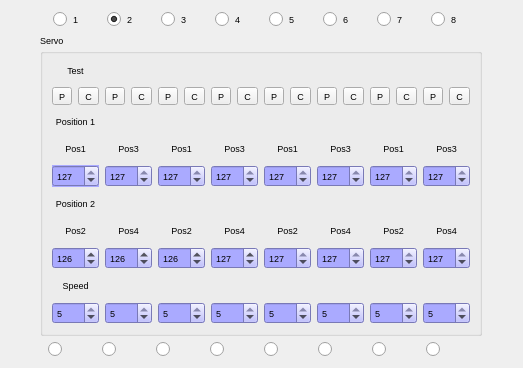
<?xml version="1.0" encoding="UTF-8"?>
<ui version="4.0">
 <class>ServoWidget</class>
 <widget class="QWidget" name="ServoWidget">
  <property name="geometry">
   <rect>
    <x>0</x>
    <y>0</y>
    <width>523</width>
    <height>368</height>
   </rect>
  </property>
  <property name="font">
   <font>
    <pointsize>7</pointsize>
   </font>
  </property>
  <property name="windowTitle">
   <string>Form</string>
  </property>
  <layout class="QGridLayout" name="gridLayout_2">
   <item row="0" column="0">
    <layout class="QHBoxLayout" name="horizontalLayout">
     <item>
      <widget class="QRadioButton" name="rbNotUsed1">
       <property name="maximumSize">
        <size>
         <width>35</width>
         <height>16777215</height>
        </size>
       </property>
       <property name="text">
        <string>1</string>
       </property>
       <property name="checked">
        <bool>false</bool>
       </property>
       <property name="autoExclusive">
        <bool>false</bool>
       </property>
      </widget>
     </item>
     <item>
      <widget class="QRadioButton" name="rbNotUsed2">
       <property name="maximumSize">
        <size>
         <width>35</width>
         <height>16777215</height>
        </size>
       </property>
       <property name="text">
        <string>2</string>
       </property>
       <property name="checked">
        <bool>true</bool>
       </property>
       <property name="autoExclusive">
        <bool>false</bool>
       </property>
      </widget>
     </item>
     <item>
      <widget class="QRadioButton" name="rbNotUsed3">
       <property name="maximumSize">
        <size>
         <width>35</width>
         <height>16777215</height>
        </size>
       </property>
       <property name="text">
        <string>3</string>
       </property>
       <property name="checked">
        <bool>false</bool>
       </property>
      </widget>
     </item>
     <item>
      <widget class="QRadioButton" name="rbNotUsed4">
       <property name="maximumSize">
        <size>
         <width>35</width>
         <height>16777215</height>
        </size>
       </property>
       <property name="text">
        <string>4</string>
       </property>
      </widget>
     </item>
     <item>
      <widget class="QRadioButton" name="rbNotUsed5">
       <property name="maximumSize">
        <size>
         <width>35</width>
         <height>16777215</height>
        </size>
       </property>
       <property name="text">
        <string>5</string>
       </property>
      </widget>
     </item>
     <item>
      <widget class="QRadioButton" name="rbNotUsed6">
       <property name="maximumSize">
        <size>
         <width>35</width>
         <height>16777215</height>
        </size>
       </property>
       <property name="text">
        <string>6</string>
       </property>
      </widget>
     </item>
     <item>
      <widget class="QRadioButton" name="rbNotUsed7">
       <property name="maximumSize">
        <size>
         <width>35</width>
         <height>16777215</height>
        </size>
       </property>
       <property name="text">
        <string>7</string>
       </property>
      </widget>
     </item>
     <item>
      <widget class="QRadioButton" name="rbNotUsed8">
       <property name="maximumSize">
        <size>
         <width>35</width>
         <height>16777215</height>
        </size>
       </property>
       <property name="text">
        <string>8</string>
       </property>
      </widget>
     </item>
    </layout>
   </item>
   <item row="1" column="0">
    <widget class="QGroupBox" name="gbServo">
     <property name="title">
      <string>Servo</string>
     </property>
     <property name="flat">
      <bool>true</bool>
     </property>
     <layout class="QGridLayout" name="gridLayout">
      <item row="0" column="0">
       <widget class="QLabel" name="label_2">
        <property name="text">
         <string>Test</string>
        </property>
        <property name="alignment">
         <set>Qt::AlignCenter</set>
        </property>
       </widget>
      </item>
      <item row="1" column="0">
       <layout class="QHBoxLayout" name="horizontalLayout_3">
        <item>
         <widget class="QToolButton" name="btnTest1">
          <property name="text">
           <string>P</string>
          </property>
         </widget>
        </item>
        <item>
         <widget class="QToolButton" name="btnCenter1">
          <property name="toolTip">
           <string>Click to Center Servo</string>
          </property>
          <property name="text">
           <string>C</string>
          </property>
         </widget>
        </item>
       </layout>
      </item>
      <item row="1" column="1">
       <layout class="QHBoxLayout" name="horizontalLayout_4">
        <item>
         <widget class="QToolButton" name="btnTest2">
          <property name="text">
           <string>P</string>
          </property>
         </widget>
        </item>
        <item>
         <widget class="QToolButton" name="btnCenter2">
          <property name="toolTip">
           <string>Click to Center Servo</string>
          </property>
          <property name="text">
           <string>C</string>
          </property>
         </widget>
        </item>
       </layout>
      </item>
      <item row="1" column="2">
       <layout class="QHBoxLayout" name="horizontalLayout_5">
        <item>
         <widget class="QToolButton" name="btnTest3">
          <property name="text">
           <string>P</string>
          </property>
         </widget>
        </item>
        <item>
         <widget class="QToolButton" name="btnCenter3">
          <property name="toolTip">
           <string>Click to Center Servo</string>
          </property>
          <property name="text">
           <string>C</string>
          </property>
         </widget>
        </item>
       </layout>
      </item>
      <item row="1" column="3">
       <layout class="QHBoxLayout" name="horizontalLayout_6">
        <item>
         <widget class="QToolButton" name="btnTest4">
          <property name="text">
           <string>P</string>
          </property>
         </widget>
        </item>
        <item>
         <widget class="QToolButton" name="btnCenter4">
          <property name="toolTip">
           <string>Click to Center Servo</string>
          </property>
          <property name="text">
           <string>C</string>
          </property>
         </widget>
        </item>
       </layout>
      </item>
      <item row="1" column="4">
       <layout class="QHBoxLayout" name="horizontalLayout_7">
        <item>
         <widget class="QToolButton" name="btnTest5">
          <property name="text">
           <string>P</string>
          </property>
         </widget>
        </item>
        <item>
         <widget class="QToolButton" name="btnCenter5">
          <property name="toolTip">
           <string>Click to Center Servo</string>
          </property>
          <property name="text">
           <string>C</string>
          </property>
         </widget>
        </item>
       </layout>
      </item>
      <item row="1" column="5">
       <layout class="QHBoxLayout" name="horizontalLayout_8">
        <item>
         <widget class="QToolButton" name="btnTest6">
          <property name="text">
           <string>P</string>
          </property>
         </widget>
        </item>
        <item>
         <widget class="QToolButton" name="btnCenter6">
          <property name="toolTip">
           <string>Click to Center Servo</string>
          </property>
          <property name="text">
           <string>C</string>
          </property>
         </widget>
        </item>
       </layout>
      </item>
      <item row="1" column="6">
       <layout class="QHBoxLayout" name="horizontalLayout_9">
        <item>
         <widget class="QToolButton" name="btnTest7">
          <property name="text">
           <string>P</string>
          </property>
         </widget>
        </item>
        <item>
         <widget class="QToolButton" name="btnCenter7">
          <property name="toolTip">
           <string>Click to Center Servo</string>
          </property>
          <property name="text">
           <string>C</string>
          </property>
         </widget>
        </item>
       </layout>
      </item>
      <item row="1" column="7">
       <layout class="QHBoxLayout" name="horizontalLayout_10">
        <item>
         <widget class="QToolButton" name="btnTest8">
          <property name="text">
           <string>P</string>
          </property>
         </widget>
        </item>
        <item>
         <widget class="QToolButton" name="btnCenter8">
          <property name="toolTip">
           <string>Click to Center Servo</string>
          </property>
          <property name="text">
           <string>C</string>
          </property>
         </widget>
        </item>
       </layout>
      </item>
      <item row="2" column="0">
       <widget class="QLabel" name="lblServo1">
        <property name="text">
         <string>Position 1</string>
        </property>
        <property name="alignment">
         <set>Qt::AlignCenter</set>
        </property>
       </widget>
      </item>
      <item row="3" column="0">
       <widget class="QLabel" name="lbl11">
        <property name="text">
         <string>Pos1</string>
        </property>
        <property name="alignment">
         <set>Qt::AlignCenter</set>
        </property>
       </widget>
      </item>
      <item row="3" column="1">
       <widget class="QLabel" name="lbl12">
        <property name="text">
         <string>Pos3</string>
        </property>
        <property name="alignment">
         <set>Qt::AlignCenter</set>
        </property>
       </widget>
      </item>
      <item row="3" column="2">
       <widget class="QLabel" name="lbl13">
        <property name="text">
         <string>Pos1</string>
        </property>
        <property name="alignment">
         <set>Qt::AlignCenter</set>
        </property>
       </widget>
      </item>
      <item row="3" column="3">
       <widget class="QLabel" name="lbl14">
        <property name="text">
         <string>Pos3</string>
        </property>
        <property name="alignment">
         <set>Qt::AlignCenter</set>
        </property>
       </widget>
      </item>
      <item row="3" column="4">
       <widget class="QLabel" name="lbl15">
        <property name="text">
         <string>Pos1</string>
        </property>
        <property name="alignment">
         <set>Qt::AlignCenter</set>
        </property>
       </widget>
      </item>
      <item row="3" column="5">
       <widget class="QLabel" name="lbl16">
        <property name="text">
         <string>Pos3</string>
        </property>
        <property name="alignment">
         <set>Qt::AlignCenter</set>
        </property>
       </widget>
      </item>
      <item row="3" column="6">
       <widget class="QLabel" name="lbl17">
        <property name="text">
         <string>Pos1</string>
        </property>
        <property name="alignment">
         <set>Qt::AlignCenter</set>
        </property>
       </widget>
      </item>
      <item row="3" column="7">
       <widget class="QLabel" name="lbl18">
        <property name="text">
         <string>Pos3</string>
        </property>
        <property name="alignment">
         <set>Qt::AlignCenter</set>
        </property>
       </widget>
      </item>
      <item row="4" column="0">
       <widget class="QSpinBox" name="sbP11">
        <property name="font">
         <font>
          <pointsize>7</pointsize>
         </font>
        </property>
        <property name="autoFillBackground">
         <bool>true</bool>
        </property>
        <property name="styleSheet">
         <string notr="true">QSpinBox { background-color : rgb(170, 170, 255);}</string>
        </property>
        <property name="minimum">
         <number>1</number>
        </property>
        <property name="maximum">
         <number>127</number>
        </property>
        <property name="value">
         <number>127</number>
        </property>
       </widget>
      </item>
      <item row="4" column="1">
       <widget class="QSpinBox" name="sbP12">
        <property name="font">
         <font>
          <pointsize>7</pointsize>
         </font>
        </property>
        <property name="styleSheet">
         <string notr="true">QSpinBox { background-color : rgb(170, 170, 255);}</string>
        </property>
        <property name="minimum">
         <number>1</number>
        </property>
        <property name="maximum">
         <number>127</number>
        </property>
        <property name="value">
         <number>127</number>
        </property>
       </widget>
      </item>
      <item row="4" column="2">
       <widget class="QSpinBox" name="sbP13">
        <property name="font">
         <font>
          <pointsize>7</pointsize>
         </font>
        </property>
        <property name="styleSheet">
         <string notr="true">QSpinBox { background-color : rgb(170, 170, 255);}</string>
        </property>
        <property name="minimum">
         <number>1</number>
        </property>
        <property name="maximum">
         <number>127</number>
        </property>
        <property name="value">
         <number>127</number>
        </property>
       </widget>
      </item>
      <item row="4" column="3">
       <widget class="QSpinBox" name="sbP14">
        <property name="font">
         <font>
          <pointsize>7</pointsize>
         </font>
        </property>
        <property name="styleSheet">
         <string notr="true">QSpinBox { background-color : rgb(170, 170, 255);}</string>
        </property>
        <property name="minimum">
         <number>1</number>
        </property>
        <property name="maximum">
         <number>127</number>
        </property>
        <property name="value">
         <number>127</number>
        </property>
       </widget>
      </item>
      <item row="4" column="4">
       <widget class="QSpinBox" name="sbP15">
        <property name="font">
         <font>
          <pointsize>7</pointsize>
         </font>
        </property>
        <property name="styleSheet">
         <string notr="true">QSpinBox { background-color : rgb(170, 170, 255);}</string>
        </property>
        <property name="minimum">
         <number>1</number>
        </property>
        <property name="maximum">
         <number>127</number>
        </property>
        <property name="value">
         <number>127</number>
        </property>
       </widget>
      </item>
      <item row="4" column="5">
       <widget class="QSpinBox" name="sbP16">
        <property name="font">
         <font>
          <pointsize>7</pointsize>
         </font>
        </property>
        <property name="styleSheet">
         <string notr="true">QSpinBox { background-color : rgb(170, 170, 255);}</string>
        </property>
        <property name="minimum">
         <number>1</number>
        </property>
        <property name="maximum">
         <number>127</number>
        </property>
        <property name="value">
         <number>127</number>
        </property>
       </widget>
      </item>
      <item row="4" column="6">
       <widget class="QSpinBox" name="sbP17">
        <property name="font">
         <font>
          <pointsize>7</pointsize>
         </font>
        </property>
        <property name="styleSheet">
         <string notr="true">QSpinBox { background-color : rgb(170, 170, 255);}</string>
        </property>
        <property name="minimum">
         <number>1</number>
        </property>
        <property name="maximum">
         <number>127</number>
        </property>
        <property name="value">
         <number>127</number>
        </property>
       </widget>
      </item>
      <item row="4" column="7">
       <widget class="QSpinBox" name="sbP18">
        <property name="font">
         <font>
          <pointsize>7</pointsize>
         </font>
        </property>
        <property name="styleSheet">
         <string notr="true">QSpinBox { background-color : rgb(170, 170, 255);}</string>
        </property>
        <property name="minimum">
         <number>1</number>
        </property>
        <property name="maximum">
         <number>127</number>
        </property>
        <property name="value">
         <number>127</number>
        </property>
       </widget>
      </item>
      <item row="5" column="0">
       <widget class="QLabel" name="lblServo2">
        <property name="text">
         <string>Position 2</string>
        </property>
        <property name="alignment">
         <set>Qt::AlignCenter</set>
        </property>
       </widget>
      </item>
      <item row="6" column="0">
       <widget class="QLabel" name="lbl21">
        <property name="text">
         <string>Pos2</string>
        </property>
        <property name="alignment">
         <set>Qt::AlignCenter</set>
        </property>
       </widget>
      </item>
      <item row="6" column="1">
       <widget class="QLabel" name="lbl22">
        <property name="text">
         <string>Pos4</string>
        </property>
        <property name="alignment">
         <set>Qt::AlignCenter</set>
        </property>
       </widget>
      </item>
      <item row="6" column="2">
       <widget class="QLabel" name="lbl23">
        <property name="text">
         <string>Pos2</string>
        </property>
        <property name="alignment">
         <set>Qt::AlignCenter</set>
        </property>
       </widget>
      </item>
      <item row="6" column="3">
       <widget class="QLabel" name="lbl24">
        <property name="text">
         <string>Pos4</string>
        </property>
        <property name="alignment">
         <set>Qt::AlignCenter</set>
        </property>
       </widget>
      </item>
      <item row="6" column="4">
       <widget class="QLabel" name="lbl25">
        <property name="text">
         <string>Pos2</string>
        </property>
        <property name="alignment">
         <set>Qt::AlignCenter</set>
        </property>
       </widget>
      </item>
      <item row="6" column="5">
       <widget class="QLabel" name="lbl26">
        <property name="text">
         <string>Pos4</string>
        </property>
        <property name="alignment">
         <set>Qt::AlignCenter</set>
        </property>
       </widget>
      </item>
      <item row="6" column="6">
       <widget class="QLabel" name="lbl27">
        <property name="text">
         <string>Pos2</string>
        </property>
        <property name="alignment">
         <set>Qt::AlignCenter</set>
        </property>
       </widget>
      </item>
      <item row="6" column="7">
       <widget class="QLabel" name="lbl28">
        <property name="text">
         <string>Pos4</string>
        </property>
        <property name="alignment">
         <set>Qt::AlignCenter</set>
        </property>
       </widget>
      </item>
      <item row="7" column="0">
       <widget class="QSpinBox" name="sbP21">
        <property name="font">
         <font>
          <pointsize>7</pointsize>
         </font>
        </property>
        <property name="styleSheet">
         <string notr="true">QSpinBox { background-color : rgb(170, 170, 255);}</string>
        </property>
        <property name="minimum">
         <number>1</number>
        </property>
        <property name="maximum">
         <number>127</number>
        </property>
        <property name="value">
         <number>126</number>
        </property>
       </widget>
      </item>
      <item row="7" column="1">
       <widget class="QSpinBox" name="sbP22">
        <property name="font">
         <font>
          <pointsize>7</pointsize>
         </font>
        </property>
        <property name="styleSheet">
         <string notr="true">QSpinBox { background-color : rgb(170, 170, 255);}</string>
        </property>
        <property name="minimum">
         <number>1</number>
        </property>
        <property name="maximum">
         <number>127</number>
        </property>
        <property name="value">
         <number>126</number>
        </property>
       </widget>
      </item>
      <item row="7" column="2">
       <widget class="QSpinBox" name="sbP23">
        <property name="font">
         <font>
          <pointsize>7</pointsize>
         </font>
        </property>
        <property name="styleSheet">
         <string notr="true">QSpinBox { background-color : rgb(170, 170, 255);}</string>
        </property>
        <property name="minimum">
         <number>1</number>
        </property>
        <property name="maximum">
         <number>128</number>
        </property>
        <property name="value">
         <number>126</number>
        </property>
       </widget>
      </item>
      <item row="7" column="3">
       <widget class="QSpinBox" name="sbP24">
        <property name="font">
         <font>
          <pointsize>7</pointsize>
         </font>
        </property>
        <property name="styleSheet">
         <string notr="true">QSpinBox { background-color : rgb(170, 170, 255);}</string>
        </property>
        <property name="minimum">
         <number>1</number>
        </property>
        <property name="maximum">
         <number>128</number>
        </property>
        <property name="value">
         <number>127</number>
        </property>
       </widget>
      </item>
      <item row="7" column="4">
       <widget class="QSpinBox" name="sbP25">
        <property name="font">
         <font>
          <pointsize>7</pointsize>
         </font>
        </property>
        <property name="styleSheet">
         <string notr="true">QSpinBox { background-color : rgb(170, 170, 255);}</string>
        </property>
        <property name="minimum">
         <number>1</number>
        </property>
        <property name="maximum">
         <number>127</number>
        </property>
        <property name="value">
         <number>127</number>
        </property>
       </widget>
      </item>
      <item row="7" column="5">
       <widget class="QSpinBox" name="sbP26">
        <property name="font">
         <font>
          <pointsize>7</pointsize>
         </font>
        </property>
        <property name="styleSheet">
         <string notr="true">QSpinBox { background-color : rgb(170, 170, 255);}</string>
        </property>
        <property name="minimum">
         <number>1</number>
        </property>
        <property name="maximum">
         <number>127</number>
        </property>
        <property name="value">
         <number>127</number>
        </property>
       </widget>
      </item>
      <item row="7" column="6">
       <widget class="QSpinBox" name="sbP27">
        <property name="font">
         <font>
          <pointsize>7</pointsize>
         </font>
        </property>
        <property name="styleSheet">
         <string notr="true">QSpinBox { background-color : rgb(170, 170, 255);}</string>
        </property>
        <property name="minimum">
         <number>1</number>
        </property>
        <property name="maximum">
         <number>127</number>
        </property>
        <property name="value">
         <number>127</number>
        </property>
       </widget>
      </item>
      <item row="7" column="7">
       <widget class="QSpinBox" name="sbP28">
        <property name="font">
         <font>
          <pointsize>7</pointsize>
         </font>
        </property>
        <property name="styleSheet">
         <string notr="true">QSpinBox { background-color : rgb(170, 170, 255);}</string>
        </property>
        <property name="minimum">
         <number>1</number>
        </property>
        <property name="maximum">
         <number>127</number>
        </property>
        <property name="value">
         <number>127</number>
        </property>
       </widget>
      </item>
      <item row="8" column="0">
       <widget class="QLabel" name="lblServoSpeed">
        <property name="text">
         <string>Speed</string>
        </property>
        <property name="alignment">
         <set>Qt::AlignCenter</set>
        </property>
       </widget>
      </item>
      <item row="9" column="0">
       <widget class="QSpinBox" name="sbS1">
        <property name="font">
         <font>
          <pointsize>7</pointsize>
         </font>
        </property>
        <property name="styleSheet">
         <string notr="true">QSpinBox { background-color : rgb(170, 170, 255);}</string>
        </property>
        <property name="minimum">
         <number>0</number>
        </property>
        <property name="maximum">
         <number>5</number>
        </property>
        <property name="value">
         <number>5</number>
        </property>
       </widget>
      </item>
      <item row="9" column="1">
       <widget class="QSpinBox" name="sbS2">
        <property name="font">
         <font>
          <pointsize>7</pointsize>
         </font>
        </property>
        <property name="styleSheet">
         <string notr="true">QSpinBox { background-color : rgb(170, 170, 255);}</string>
        </property>
        <property name="minimum">
         <number>0</number>
        </property>
        <property name="maximum">
         <number>5</number>
        </property>
        <property name="value">
         <number>5</number>
        </property>
       </widget>
      </item>
      <item row="9" column="2">
       <widget class="QSpinBox" name="sbS3">
        <property name="font">
         <font>
          <pointsize>7</pointsize>
         </font>
        </property>
        <property name="styleSheet">
         <string notr="true">QSpinBox { background-color : rgb(170, 170, 255);}</string>
        </property>
        <property name="minimum">
         <number>0</number>
        </property>
        <property name="maximum">
         <number>5</number>
        </property>
        <property name="value">
         <number>5</number>
        </property>
       </widget>
      </item>
      <item row="9" column="3">
       <widget class="QSpinBox" name="sbS4">
        <property name="font">
         <font>
          <pointsize>7</pointsize>
         </font>
        </property>
        <property name="styleSheet">
         <string notr="true">QSpinBox { background-color : rgb(170, 170, 255);}</string>
        </property>
        <property name="minimum">
         <number>0</number>
        </property>
        <property name="maximum">
         <number>5</number>
        </property>
        <property name="value">
         <number>5</number>
        </property>
       </widget>
      </item>
      <item row="9" column="4">
       <widget class="QSpinBox" name="sbS5">
        <property name="font">
         <font>
          <pointsize>7</pointsize>
         </font>
        </property>
        <property name="styleSheet">
         <string notr="true">QSpinBox { background-color : rgb(170, 170, 255);}</string>
        </property>
        <property name="minimum">
         <number>0</number>
        </property>
        <property name="maximum">
         <number>5</number>
        </property>
        <property name="value">
         <number>5</number>
        </property>
       </widget>
      </item>
      <item row="9" column="5">
       <widget class="QSpinBox" name="sbS6">
        <property name="font">
         <font>
          <pointsize>7</pointsize>
         </font>
        </property>
        <property name="styleSheet">
         <string notr="true">QSpinBox { background-color : rgb(170, 170, 255);}</string>
        </property>
        <property name="minimum">
         <number>0</number>
        </property>
        <property name="maximum">
         <number>5</number>
        </property>
        <property name="value">
         <number>5</number>
        </property>
       </widget>
      </item>
      <item row="9" column="6">
       <widget class="QSpinBox" name="sbS7">
        <property name="font">
         <font>
          <pointsize>7</pointsize>
         </font>
        </property>
        <property name="styleSheet">
         <string notr="true">QSpinBox { background-color : rgb(170, 170, 255);}</string>
        </property>
        <property name="minimum">
         <number>0</number>
        </property>
        <property name="maximum">
         <number>5</number>
        </property>
        <property name="value">
         <number>5</number>
        </property>
       </widget>
      </item>
      <item row="9" column="7">
       <widget class="QSpinBox" name="sbS8">
        <property name="font">
         <font>
          <pointsize>7</pointsize>
         </font>
        </property>
        <property name="styleSheet">
         <string notr="true">QSpinBox { background-color : rgb(170, 170, 255);}</string>
        </property>
        <property name="minimum">
         <number>0</number>
        </property>
        <property name="maximum">
         <number>5</number>
        </property>
        <property name="value">
         <number>5</number>
        </property>
       </widget>
      </item>
     </layout>
    </widget>
   </item>
   <item row="2" column="0">
    <layout class="QHBoxLayout" name="horizontalLayout_2">
     <item>
      <widget class="QRadioButton" name="rbS1">
       <property name="maximumSize">
        <size>
         <width>40</width>
         <height>16777215</height>
        </size>
       </property>
       <property name="text">
        <string/>
       </property>
       <property name="autoExclusive">
        <bool>false</bool>
       </property>
      </widget>
     </item>
     <item>
      <widget class="QRadioButton" name="rbS2">
       <property name="maximumSize">
        <size>
         <width>40</width>
         <height>16777215</height>
        </size>
       </property>
       <property name="text">
        <string/>
       </property>
       <property name="autoExclusive">
        <bool>false</bool>
       </property>
      </widget>
     </item>
     <item>
      <widget class="QRadioButton" name="rbS3">
       <property name="maximumSize">
        <size>
         <width>40</width>
         <height>16777215</height>
        </size>
       </property>
       <property name="text">
        <string/>
       </property>
      </widget>
     </item>
     <item>
      <widget class="QRadioButton" name="rbS4">
       <property name="maximumSize">
        <size>
         <width>40</width>
         <height>16777215</height>
        </size>
       </property>
       <property name="text">
        <string/>
       </property>
      </widget>
     </item>
     <item>
      <widget class="QRadioButton" name="rbS5">
       <property name="maximumSize">
        <size>
         <width>40</width>
         <height>16777215</height>
        </size>
       </property>
       <property name="text">
        <string/>
       </property>
      </widget>
     </item>
     <item>
      <widget class="QRadioButton" name="rbS6">
       <property name="maximumSize">
        <size>
         <width>40</width>
         <height>16777215</height>
        </size>
       </property>
       <property name="text">
        <string/>
       </property>
      </widget>
     </item>
     <item>
      <widget class="QRadioButton" name="rbS7">
       <property name="maximumSize">
        <size>
         <width>40</width>
         <height>16777215</height>
        </size>
       </property>
       <property name="text">
        <string/>
       </property>
      </widget>
     </item>
     <item>
      <widget class="QRadioButton" name="rbS8">
       <property name="maximumSize">
        <size>
         <width>40</width>
         <height>16777215</height>
        </size>
       </property>
       <property name="text">
        <string/>
       </property>
      </widget>
     </item>
    </layout>
   </item>
  </layout>
 </widget>
 <resources/>
 <connections/>
</ui>
